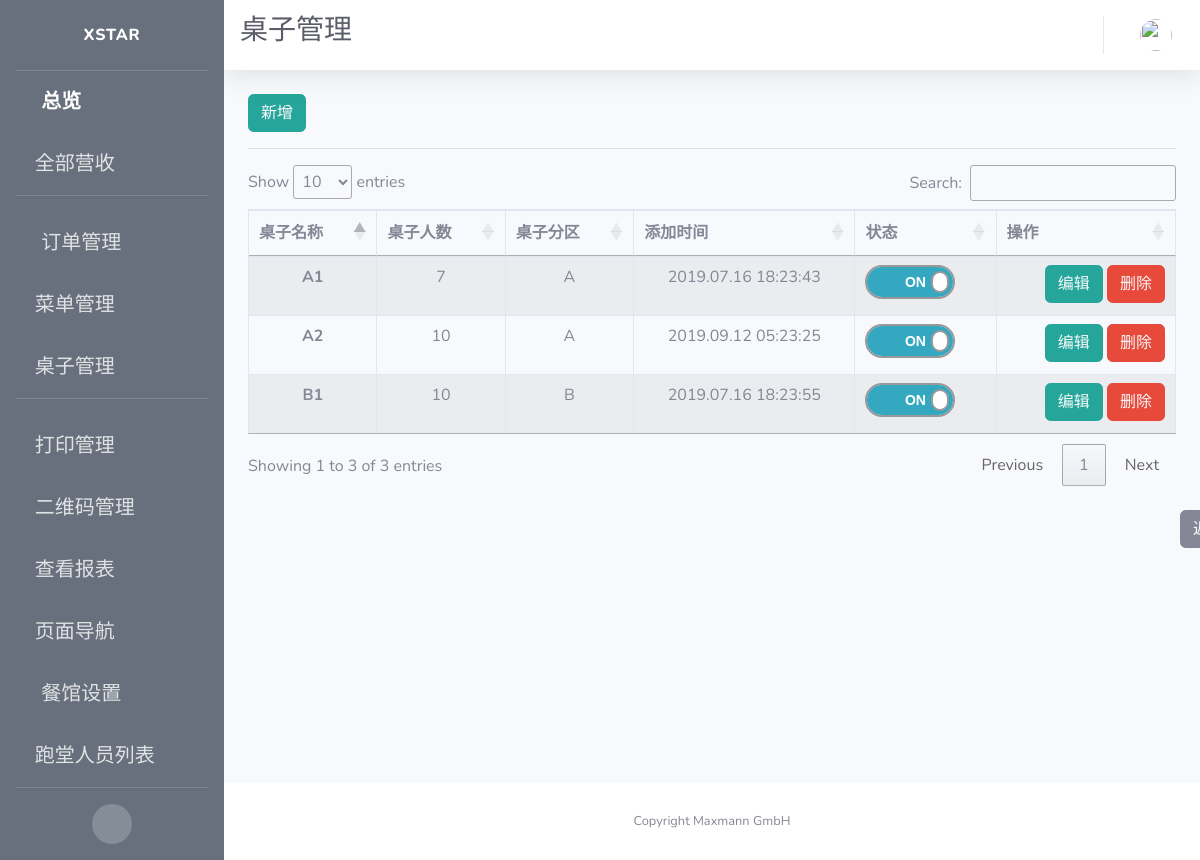
Page /adminpanel/tables/view (signed in) on the earlier database version.
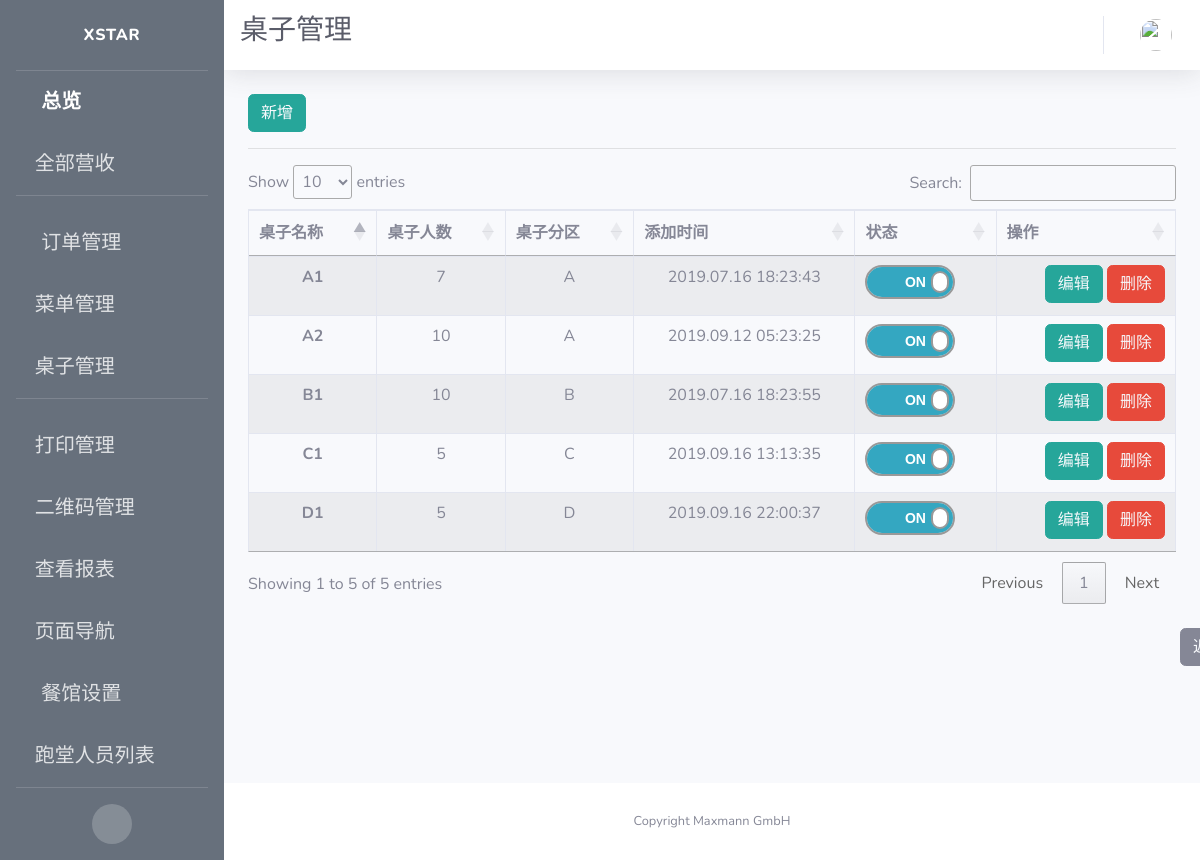
Same page on the later database version.
### app/models.py (models this page shows, shortened)
class Table(db.Model):
    id = db.Column(db.Integer, primary_key=True, unique=True, index=True)
    name = db.Column(db.String(100), unique=True)
    number = db.Column(db.Integer, nullable=False, unique=False)
    section = db.Column(db.String(10), unique=False)
    seats = db.Column(db.String(100))
    is_on = db.Column(db.Boolean, nullable=False, default=False)
    timeCreated = db.Column(db.DateTime, default=datetime.utcnow)
    container = db.Column(db.String(300))

### app/routes.py (the view)
@app.route("/adminpanel/tables/view")
@login_required
def view_tables():
    tables = Table.query.all()
    context = dict(referrer=request.headers.get('Referer'),
                   title=u"桌子管理",
                   tables=tables,
                   company_name=company_info.get('company_name'),
                   format=datetime_format)
    return render_template("table_views.html", **context)

### app/models.py (called while the page is built)
@login.user_loader
def load_user(id):
    return User.query.get(int(id))

### app/templates/table_views.html (shortened to what this page needs)
{% extends 'base.html' %}
{% block css %}
<link rel="stylesheet" type="text/css" href="https://cdn.datatables.net/1.10.19/css/jquery.dataTables.css">
<link rel="stylesheet" type="text/css" href="https://cdnjs.cloudflare.com/ajax/libs/twitter-bootstrap/4.1.3/css/bootstrap.css">
<link rel="stylesheet" type="text/css" href="https://cdn.datatables.net/1.10.19/css/dataTables.bootstrap4.min.css">
<link rel="stylesheet" href={{ url_for('static', filename='css/table_switch.css') }}>
{% endblock %}
{% block title %}
<h1 class="h3 mb-2 text-gray-800">{{title}}</h1>
<br>
{% endblock %}
{% block content %}
<button type="button" class="btn btn-info" style="border-color:#26a69a; background-color:#26a69a;">
  <a href={{ url_for("admin_add_table") }} style="color: rgb(247, 249, 252)">
    新增
  </a>
</button>
<hr>
<div class="row">
    <div class="col-sm-12">
        <table id="example" class="table table-striped table-bordered">
      <thead>
        <tr>
          <th scope="col">桌子名称</th>
          <th scope="col">桌子人数</th>
          <th scope="col">桌子分区</th>
          <th scope="col">添加时间</th>
          <th scope="col">状态</th>
          <th scope="col">操作</th>
        </tr>
      </thead>
      <tbody>
      {% for table in tables %}
        <tr>
          <th scope="row">{{ table.name }}</th>
          <td>{{ table.number }}</td>
          <td>{{ table.section }}</td>
          <td>{{ table.timeCreated.strftime(format) }}</td>
          <td>
            <div class="onoffswitch">
              <label class="onoffswitch-label" for={{ table.name }} >
                  <span class="onoffswitch-switch"></span>
              </label>
            </div>
          </td>
          <td style="text-align:right">
            <span>
              <button type="button" class="btn btn-info" style="border-color:#26a69a; background-color:#26a69a;">
                <a style="color: rgb(247, 249, 252)" href="{{ url_for('edit_table', table_id=table.id) }}">
                  编辑
                </a>
              </button>
            </span>
            <span>
              <button type="button" class="btn btn-danger"><a style="color: rgb(247, 249, 252)" href="{{ url_for('remove_table', table_name=table.name) }}">删除</a></button>
            </span>
          </td>
        </tr>
      {% endfor %}
      </tbody>
    </table>
    </div>
</div>
<br>
<button type="button" class="btn btn-secondary" id="back">
  <a style="color: rgb(247, 249, 252)" href={{ referrer }}>
    返回
</button>
{% endblock %}

Differences in the rows shown:
added Table: name "C1", number "5", section "C", timeCreated "2019.09.16 13:13:35"
added Table: name "D1", number "5", section "D", timeCreated "2019.09.16 22:00:37"
Other differences:
text written by a page script: "Show entries Search: Showing 1 to 3 of 3 entries Previous 1 Next" → "Show entries Search: Showing 1 to 5 of 5 entries Previous 1 Next"
